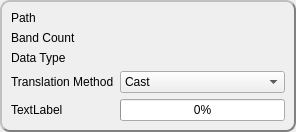
<?xml version="1.0" encoding="UTF-8"?>
<ui version="4.0">
 <class>FormImageTranInfo</class>
 <widget class="QWidget" name="FormImageTranInfo">
  <property name="geometry">
   <rect>
    <x>0</x>
    <y>0</y>
    <width>296</width>
    <height>124</height>
   </rect>
  </property>
  <property name="windowTitle">
   <string>Form</string>
  </property>
  <property name="styleSheet">
   <string notr="true">QWidget#FormImageTranInfo{
     border-style: outset;
     border-width: 2px;
     border-radius: 10px;
     border-color: gray;
 }</string>
  </property>
  <layout class="QFormLayout" name="formLayout">
   <item row="0" column="0">
    <widget class="QLabel" name="label">
     <property name="text">
      <string>Path</string>
     </property>
    </widget>
   </item>
   <item row="0" column="1">
    <widget class="QLabel" name="labelPath">
     <property name="text">
      <string/>
     </property>
     <property name="textInteractionFlags">
      <set>Qt::LinksAccessibleByMouse|Qt::TextSelectableByMouse</set>
     </property>
    </widget>
   </item>
   <item row="1" column="0">
    <widget class="QLabel" name="label_5">
     <property name="text">
      <string>Band Count</string>
     </property>
    </widget>
   </item>
   <item row="1" column="1">
    <widget class="QLabel" name="labelBandCount">
     <property name="text">
      <string/>
     </property>
     <property name="textInteractionFlags">
      <set>Qt::LinksAccessibleByMouse|Qt::TextSelectableByMouse</set>
     </property>
    </widget>
   </item>
   <item row="2" column="0">
    <widget class="QLabel" name="label_7">
     <property name="text">
      <string>Data Type</string>
     </property>
    </widget>
   </item>
   <item row="2" column="1">
    <widget class="QLabel" name="labelDataType">
     <property name="text">
      <string/>
     </property>
     <property name="textInteractionFlags">
      <set>Qt::LinksAccessibleByMouse|Qt::TextSelectableByMouse</set>
     </property>
    </widget>
   </item>
   <item row="3" column="0">
    <widget class="QLabel" name="label_3">
     <property name="text">
      <string>Translation Method</string>
     </property>
    </widget>
   </item>
   <item row="3" column="1">
    <widget class="QComboBox" name="comboBoxMethod">
     <item>
      <property name="text">
       <string>Cast</string>
      </property>
     </item>
     <item>
      <property name="text">
       <string>Linear Stretch to 0/255</string>
      </property>
     </item>
     <item>
      <property name="text">
       <string>Clip to 0/255</string>
      </property>
     </item>
    </widget>
   </item>
   <item row="4" column="1">
    <widget class="QProgressBar" name="progressBar">
     <property name="value">
      <number>0</number>
     </property>
    </widget>
   </item>
   <item row="4" column="0">
    <widget class="QLabel" name="labelStatus">
     <property name="text">
      <string>TextLabel</string>
     </property>
    </widget>
   </item>
  </layout>
 </widget>
 <resources/>
 <connections/>
</ui>
